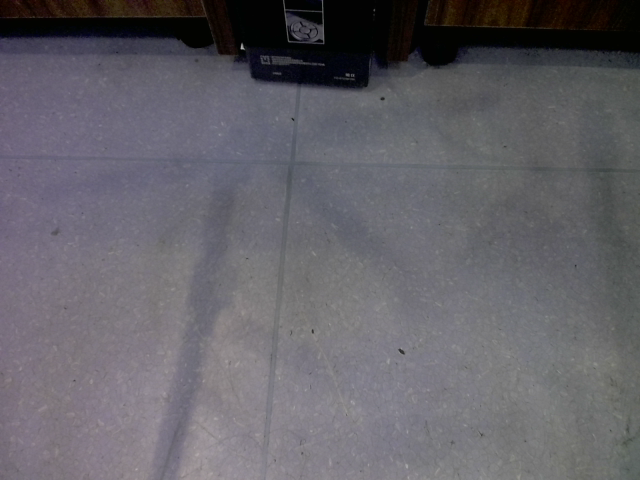
//> input picture OpenCV/5_mask/test.png, 640 x 480 px
$ ./mask_demo   (built with g++ and OpenCV 4)
//> lines starting //> are read from the running program, lines starting //| are printed output that depends on the picture; after the words box and inside, x2 and y2 are one past the last pixel; in counts of white or black regions, pixels touching at a corner belong together
#include <opencv2/opencv.hpp>

using namespace cv;
using namespace std;

int main( int argc, char** argv)
{
    Mat im_src = imread("../test.png");
//> im_src is the input picture: 480 rows x 640 cols, CV_8UC3; mean B, G, R 104, 97.7, 99.8

	imshow("source image", im_src);
    // waitKey(0);

    //create a mask
    Mat mask(im_src.rows,im_src.cols,CV_8UC3,Scalar(0,0,0));
    circle(mask,Point(mask.cols/2,mask.rows/2),300,CV_RGB(255,255,255),-1);
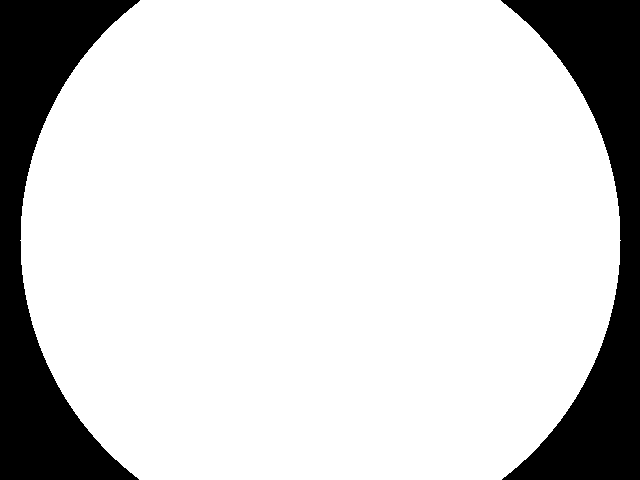
//> mask: 480 rows x 640 cols, CV_8UC3; 82.5% white; 2 black regions, box (x1, y1, x2, y2) and area: (0, 0, 140, 480) 27194, (501, 0, 640, 480) 26714
    imshow("mask", mask);
    // waitKey(0);

    //apply mask to source image
    Mat im_res;
    bitwise_and(im_src, mask, im_res);
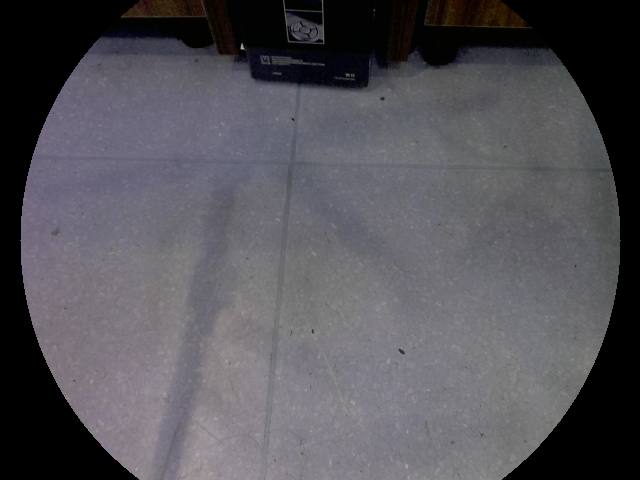
//> im_res: 480 rows x 640 cols, CV_8UC3; mean B, G, R 88.3, 82.9, 84.3
    imshow("apply mask to source image", im_res);
    waitKey(0);

    return 0;
}
